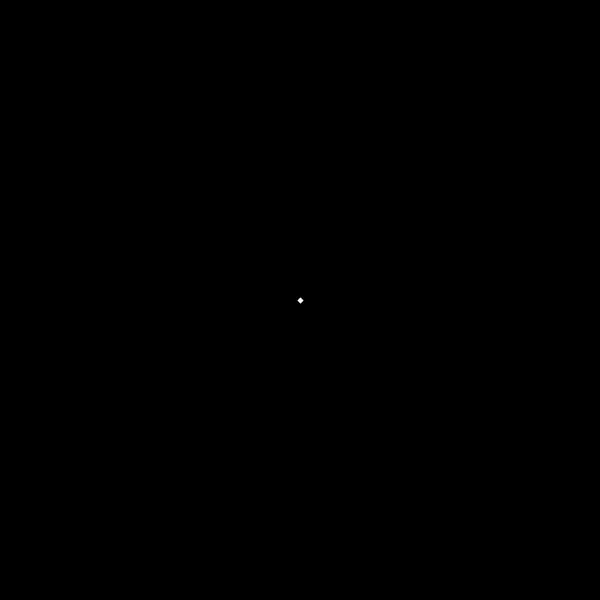
Frame 1 (no input)
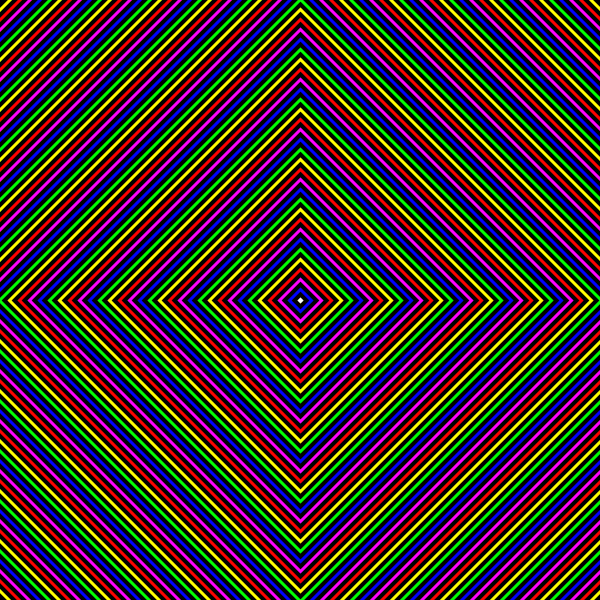
Frame 60 (the mouse pressed at the canvas centre just before this capture)
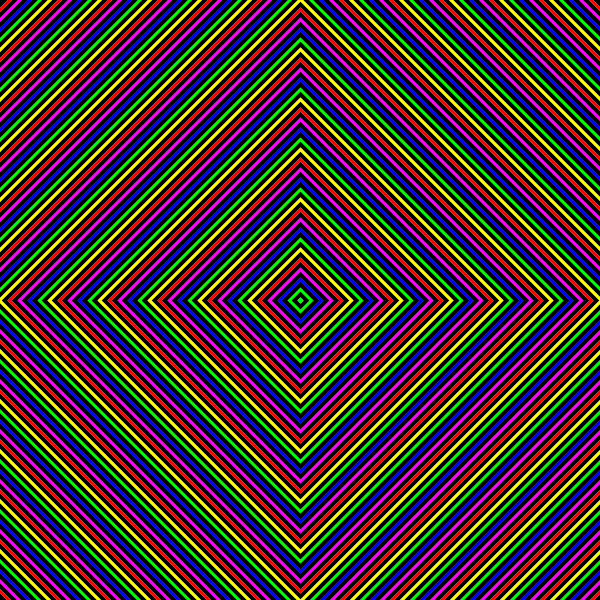
Frame 120 (the mouse held since frame 60 and released just before this capture)

The Processing sketch that drew these frames (run headless with seeded random() and noise(); from frame 60 on, the mouse is pressed at the canvas centre):

// Processing sketch: bumping_rainbows
// ── bumping_rainbows.pde
int up = 301;
int down = 299;
int stroke = 3;
int bool1 = 255;
int bool2 = 255;
int bool3 = 255;
int temp = 0;

//creates list of colours to swap through
int[] b = { 255, 255, 1 };
int[] g = { 255, 1, 255 };
int[] r = { 1, 255, 255 };
int[] c = { 255, 1, 1 };
int[] ma = { 1, 255, 1 };
int[] y = { 1, 1, 255 };
int[][] colourswap = { r, y, g, c, b, ma };

void setup() {
  background(0, 0, 0);
  size(600, 600);
}

void draw() {
  stroke(bool1, bool2, bool3);
  strokeWeight(stroke);
  noFill();
  if(up <= 900) {
    quad(300, up, down, 300, 300, down, up, 300);
    up = up + 10;
    down = down - 10;
    temp = temp + 1;
    bool1 = colourswap[temp][0]; 
    bool2 = colourswap[temp][1];
    bool3 = colourswap[temp][2];
  }
  else {
      up = 301;
      down = 299;
      quad(300, up, down, 300, 300, down, up, 300);
      up = up + 10;
      down = down - 10;
  }
//    up = 301;
//    down = 299;
  //}
  
  
 if(temp == 5) {
   temp = 0;
 }
 
  
}
